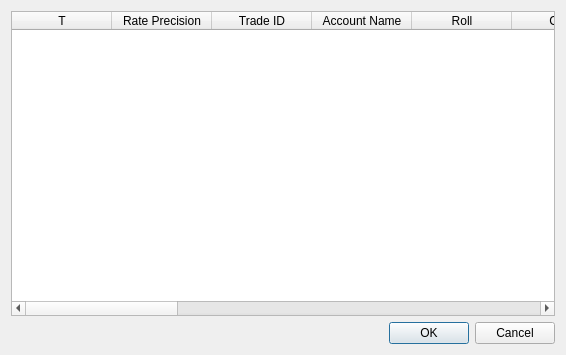
<?xml version="1.0" encoding="UTF-8"?>
<ui version="4.0">
 <class>ClosedPositions</class>
 <widget class="QDialog" name="ClosedPositions">
  <property name="geometry">
   <rect>
    <x>0</x>
    <y>0</y>
    <width>566</width>
    <height>355</height>
   </rect>
  </property>
  <property name="windowTitle">
   <string>Dialog</string>
  </property>
  <layout class="QVBoxLayout" name="verticalLayout">
   <item>
    <widget class="QTableWidget" name="tableWidget">
     <property name="selectionBehavior">
      <enum>QAbstractItemView::SelectRows</enum>
     </property>
     <column>
      <property name="text">
       <string>T</string>
      </property>
     </column>
     <column>
      <property name="text">
       <string>Rate Precision</string>
      </property>
     </column>
     <column>
      <property name="text">
       <string>Trade ID</string>
      </property>
     </column>
     <column>
      <property name="text">
       <string>Account Name</string>
      </property>
     </column>
     <column>
      <property name="text">
       <string>Roll</string>
      </property>
     </column>
     <column>
      <property name="text">
       <string>Com</string>
      </property>
     </column>
     <column>
      <property name="text">
       <string>Open</string>
      </property>
     </column>
     <column>
      <property name="text">
       <string>Value Date</string>
      </property>
     </column>
     <column>
      <property name="text">
       <string>Gross PL</string>
      </property>
     </column>
     <column>
      <property name="text">
       <string>Close</string>
      </property>
     </column>
     <column>
      <property name="text">
       <string>Visible PL</string>
      </property>
     </column>
     <column>
      <property name="text">
       <string>Currency</string>
      </property>
     </column>
     <column>
      <property name="text">
       <string>Is Buy</string>
      </property>
     </column>
     <column>
      <property name="text">
       <string>Amount K</string>
      </property>
     </column>
     <column>
      <property name="text">
       <string>Currency Point</string>
      </property>
     </column>
     <column>
      <property name="text">
       <string>Open Time</string>
      </property>
     </column>
     <column>
      <property name="text">
       <string>Close Time</string>
      </property>
     </column>
    </widget>
   </item>
   <item>
    <widget class="QDialogButtonBox" name="buttonBox">
     <property name="orientation">
      <enum>Qt::Horizontal</enum>
     </property>
     <property name="standardButtons">
      <set>QDialogButtonBox::Cancel|QDialogButtonBox::Ok</set>
     </property>
    </widget>
   </item>
  </layout>
 </widget>
 <resources/>
 <connections>
  <connection>
   <sender>buttonBox</sender>
   <signal>accepted()</signal>
   <receiver>ClosedPositions</receiver>
   <slot>accept()</slot>
   <hints>
    <hint type="sourcelabel">
     <x>248</x>
     <y>254</y>
    </hint>
    <hint type="destinationlabel">
     <x>157</x>
     <y>274</y>
    </hint>
   </hints>
  </connection>
  <connection>
   <sender>buttonBox</sender>
   <signal>rejected()</signal>
   <receiver>ClosedPositions</receiver>
   <slot>reject()</slot>
   <hints>
    <hint type="sourcelabel">
     <x>316</x>
     <y>260</y>
    </hint>
    <hint type="destinationlabel">
     <x>286</x>
     <y>274</y>
    </hint>
   </hints>
  </connection>
 </connections>
</ui>
